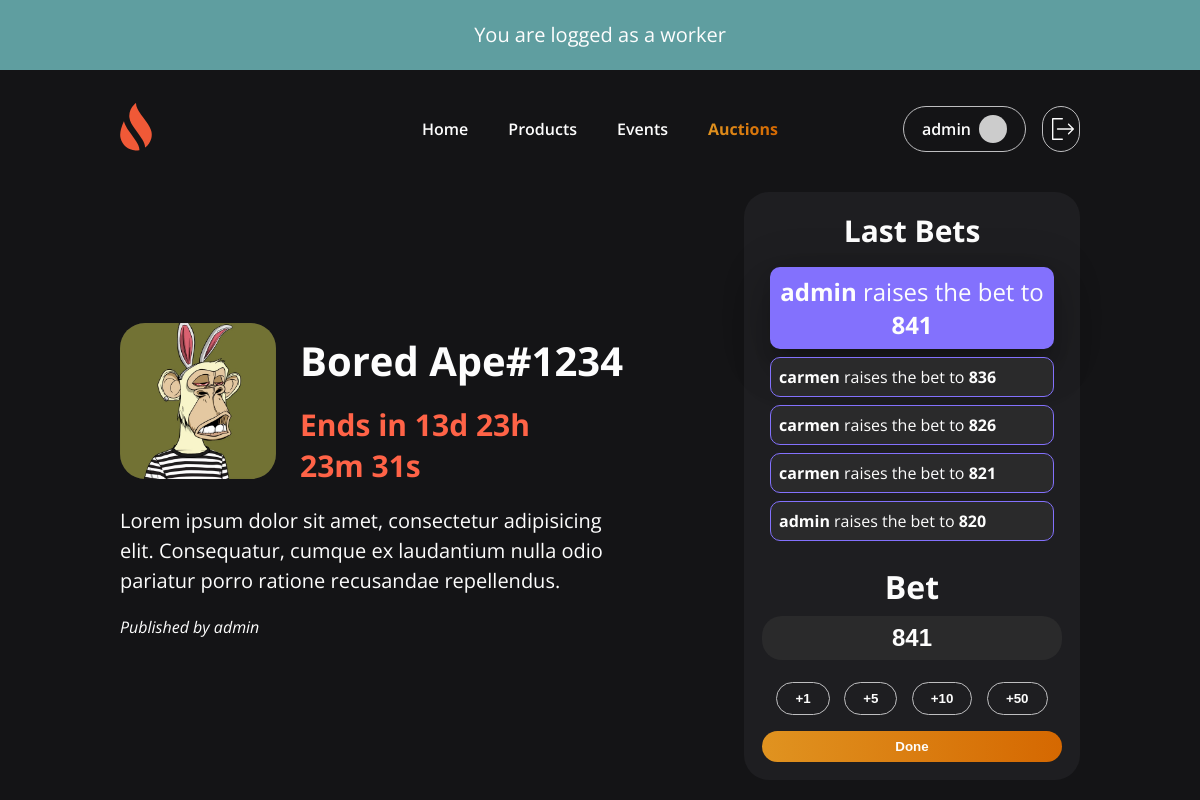
Page /auctions/auction/1/ (signed in) on the committed database.
### core/models.py (models this page shows, shortened)
class CustomUser(AbstractUser):
    photo = models.ImageField(verbose_name="photo", upload_to='profile_photos', blank=True, null=True)
    age = models.DateField(verbose_name="Date", blank=True, null=True)
    dni = models.CharField(max_length=8, verbose_name="DNI", blank=True, null=True)
    created = models.DateTimeField(auto_now_add=True, verbose_name="Created")
    updated = models.DateTimeField(auto_now=True, verbose_name="Last Update")
    objects = CustomUserManager()
    def __str__(self):
        return self.username
    def gravatar_url(self, pixelSize=150):
        email_hash = hashlib.md5(self.email.lower().encode('utf-8')).hexdigest()
        return f"https://www.gravatar.com/avatar/{email_hash}?s={pixelSize}&d=identicon"

### auctions/models.py (models this page shows)
class Auction(models.Model):
    item = models.ForeignKey(Item, verbose_name="Item", on_delete=models.CASCADE)
    start_date = models.DateTimeField(verbose_name="Start Date")
    end_date = models.DateTimeField(verbose_name="End Date")
    base_price = models.IntegerField(verbose_name="Base Price")
    currency = models.CharField(max_length=10, verbose_name="Currency")
    created = models.DateTimeField(auto_now_add=True, verbose_name="Created")
    updated = models.DateTimeField(auto_now=True, verbose_name="Last Update")

class Bet(models.Model):
    user = models.ForeignKey(CustomUser, on_delete=models.SET_NULL, null=True, verbose_name="User")
    auction = models.ForeignKey(Auction, on_delete=models.CASCADE, verbose_name="Auction")
    bet_amount = models.IntegerField(verbose_name="Bet Amount")

### products/models.py (models this page shows, shortened)
class Item(models.Model):
    owner = models.ForeignKey(CustomUser, on_delete=models.CASCADE, verbose_name="Owner")
    product = models.ForeignKey(Product, on_delete=models.CASCADE, verbose_name="Product")
    name = models.CharField(max_length=255, verbose_name="Name")
    description = models.TextField(verbose_name="Description")
    image = models.ImageField(verbose_name="Image", blank=True, null=True, upload_to='items')
    price = models.DecimalField(max_digits=10, decimal_places=2, verbose_name="Price")
    created = models.DateTimeField(auto_now_add=True, verbose_name="Created")
    updated = models.DateTimeField(auto_now=True, verbose_name="Updated")

### auctions/views.py (the view, shortened to what this page needs)
# urls.py: path('auction/<int:pk>/', AuctionDetailView.as_view(), name="auction"),
class AuctionDetailView(FormMixin, DetailView):
    model = Auction
    template_name = 'auctions/auction.html'
    context_object_name = 'auction'
    form_class = BetForm
    def get_context_data(self, **kwargs):
        context = super().get_context_data(**kwargs)
        bets = Bet.objects.filter(auction=self.object).order_by('-bet_amount')
        context['last_bets'] = bets[:5]
        context['min_bet'] = bets.first().bet_amount if bets is None else self.object.base_price
        context['form'] = self.get_form()
        return context

### auctions/forms.py
class BetForm(forms.Form):
    bet_amount = forms.IntegerField()

### core/templatetags/auth.py (called while the page is built)
@register.filter(name='has_group')
def has_group(user, group_name):
    return user.groups.filter(name=group_name).exists()

### auctions/templates/auctions/auction.html (shortened to what this page needs)
{% extends 'core/base.html' %}
{% load static %}
{% block content %}
    <main class="main_auction container">
        <div class="main_auction__item-info">
            <div class="item-info--header">
                <div class="item-info__image">
                    <img src="{{ auction.item.image.url }}" alt="">
                </div>
                <div style="display: flex; flex-direction: column;">
                    <h1>{{ auction.item.name }}</h1>
                    <h2 id="countdown" class="countdown-text" data-end-date="{{ auction.end_date|date:"Y-m-d h:s" }}">
                        Ends in </h2>
                </div>
            </div>
            <div class="item-info--text">
                <p>{{ auction.item.description }}</p>
                <em>Published by <a href="#">{{ auction.item.owner }}</a></em>
            </div>
        </div>
        <div class="main_auction__item-bets">
            <div class="item-bets--history">
                <h3>Last Bets</h3>
                {% if last_bets %}
                    <ul id="bets">
                        {% for bet in last_bets %}
                            <li class="appear"><a href="#">
                                <div id="username" style="display: inline-block">{{ bet.user }}</div>
                            </a> raises the bet to <span><div id="amount"
                                                              style="display: inline-block">{{ bet.bet_amount }}</div></span>
                            </li>
                        {% endfor %}
                    </ul>
                {% else %}
                    <p>There are no bets</p>
                {% endif %}
            </div>
            <form method="post" class="item-bets--bet" onsubmit="return validateNewBet()" id="betForm">
                <label for="{{ form.bet_amount.id_for_label }}">Bet</label>
                <input class="input bet-input" type="text" id="{{ form.bet_amount.id_for_label }}"
                       name="{{ form.bet_amount.html_name }}" value="0"><br>
                <div class="item-bets--bet--buttons">
                    <button type="button" class="button" onclick="increaseBet(1)">+1</button>
                    <button type="button" class="button" onclick="increaseBet(5)">+5</button>
                    <button type="button" class="button" onclick="increaseBet(10)">+10</button>
                    <button type="button" class="button" onclick="increaseBet(50)">+50</button>
                </div>
                <button id="betButton" class="action-button" type="submit" style="">
                    Done
                </button>
            </form>
        </div>
    </main>
{% endblock %}
{% block scripts %}
    {% load static %}
{% endblock %}

### core/templates/core/base.html (shortened to what this page needs)
<!doctype html>
<html lang="en">
<head>
    {% load static %}
    {% load auth %}
    <link rel="stylesheet" href="{% static 'core/css/main.css' %}">
    <link rel="stylesheet" href="https://cdn.jsdelivr.net/npm/sweetalert2@11/dist/sweetalert2.min.css">
</head>
<body>
{% if request.user|has_group:"workers" %}
    <div style="width: 100%; background-color: cadetblue"><p style="text-align: center">You are logged as a worker</p>
    </div>
{% endif %}
<header class="header">
    <nav class="container header--wrapper">
        <div class="header__logo">
        </div>
        <ul class="header__items">
            <li><a href="{% url 'home' %}" class="nav-link {% if request.path == '/' %}active{% endif %}">Home</a></li>
            <li><a href="{% url 'products' %}"
                   class="nav-link {% if request.path|slice:':10' == '/products/' %}active{% endif %}">Products</a></li>
            <li><a href="#" class="nav-link">Events</a></li>
            <li><a href="{% url 'auctions' %}"
                   class="nav-link {% if request.path|slice:':10' == '/auctions/' %}active{% endif %}">Auctions</a></li>
        </ul>
        {% if not request.user.is_authenticated %}
            <div class="header__access">
                <a class="button header__button" href="{% url 'access' %}">
                    Login
                </a>
            </div>
        {% else %}
            <div class="header__access">
                <div class="dropdown-activator">
                    <a class="button header-avatar-username ">
                        {{ user.get_username }}
                        <div class="user-photo">
                            {% if user.photo %}
                                <img src="{{ user.photo.url }}" alt="{{ user.username }}'s photo">
                            {% else %}
                                <img src="{{ user.gravatar_url }}" alt="{{ user.username }}'s photo">
                            {% endif %}
                        </div>
                    </a>
                </div>
                <a class="button icon" href="{% url 'logout' %}">
                </a>
            </div>
        {% endif %}
    </nav>
</header>
{% block content %}
{% endblock %}
</body>
</html>

### rows in the picture
CustomUser: get_username "admin"
Auction: item.image (picture), item.name "Bored Ape#1234", item.description "Lorem ipsum dolor sit amet, consectetur adipisicing elit. Consequatur, cumque ex laudantium nulla odio pariatur porro ratione recusandae repellendus.", item.owner "admin"
Bet: user "admin", bet_amount "841"
Bet: user "carmen", bet_amount "836"
Bet: user "carmen", bet_amount "826"
Bet: user "carmen", bet_amount "821"
Bet: user "admin", bet_amount "820"
